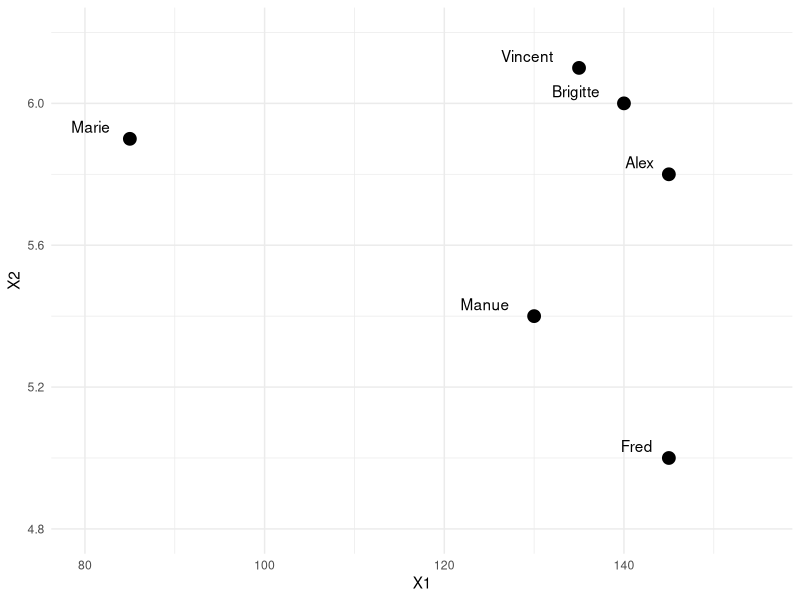
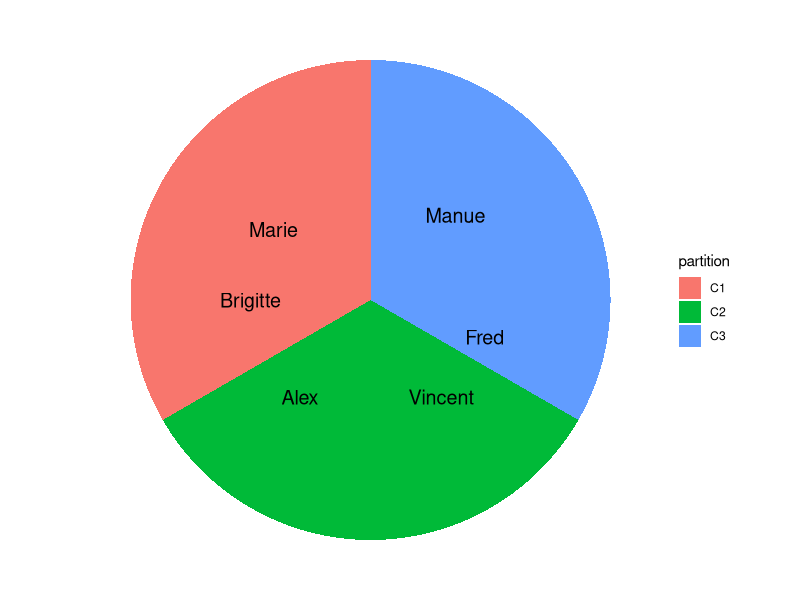
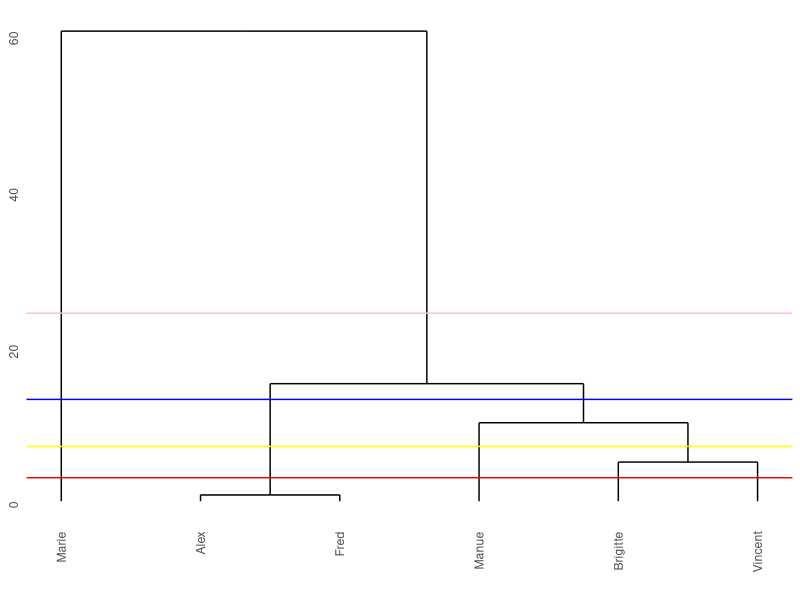

Generate these figures, in order, with R:
## ---- chunk 1
library(ggdendro)
library(tidyverse)

X <- data.frame(
  X1 = c(140, 85, 135, 145, 130, 145),
  X2 = c(6, 5.9, 6.1, 5.8, 5.4, 5)
)

rownames(X) <- c("Brigitte","Marie","Vincent","Alex","Manue", "Fred") 

ggplot(X, aes(x = X1, y = X2)) +
geom_point(size = 4) + # Points
geom_text(aes(label = rownames(X)), vjust = -0.5, hjust = 1.5) + # Add the labels
theme_minimal() + # Minimal theme
xlim(80, 155) + # x-axis limits
ylim(4.8, 6.2) + # y-axis limits
labs(x = "X1", y = "X2")

## ---- chunk 2
X %>% mutate(partition = c(rep("C1",2),rep("C2",2),rep("C3",2)),
             value = c(rep(2/6,2),rep(2/6,2),rep(2/6,2)),
             position = c(c(1.5,1.7),c(.8,1.2),c(0.25,0.6))) %>% 
  ggplot(aes(x = "", y = value,fill = partition))+
  geom_bar(stat="identity", width=1) +
  coord_polar("y", start=0)+
  geom_text(aes(y = position, label = rownames(X)), size=5)+
  theme_void()
## ---- chunk 3
d <- stats::dist(X) # compute the Euclidean distances between points

treeC <- hclust(d, method="complete")

ggdendrogram(treeC, rotate = FALSE, size = 5)+
  geom_hline(yintercept = 3,lwd=0.5,color = "red")+
  geom_hline(yintercept = 7,lwd=0.5,color = "yellow")+
  geom_hline(yintercept = 13,lwd=0.5,color = "blue")+
  geom_hline(yintercept = 24,lwd=0.5,color = "pink")
